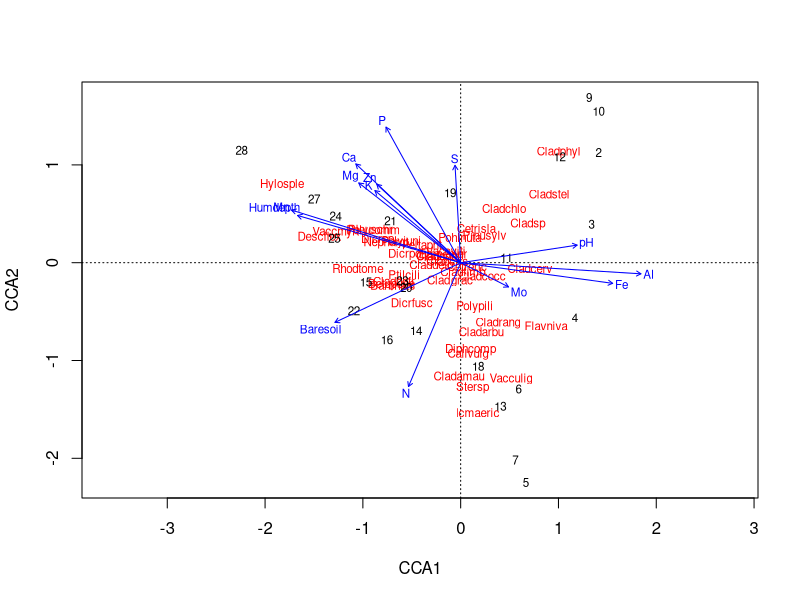
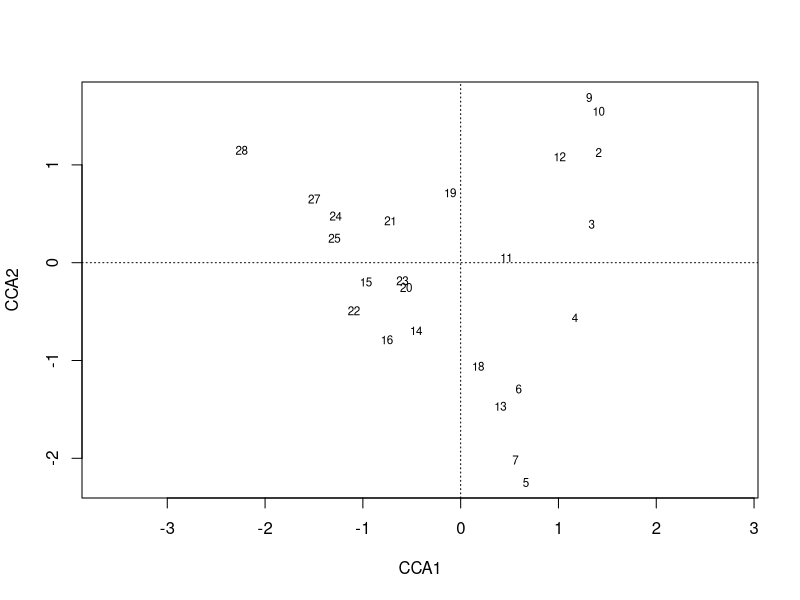
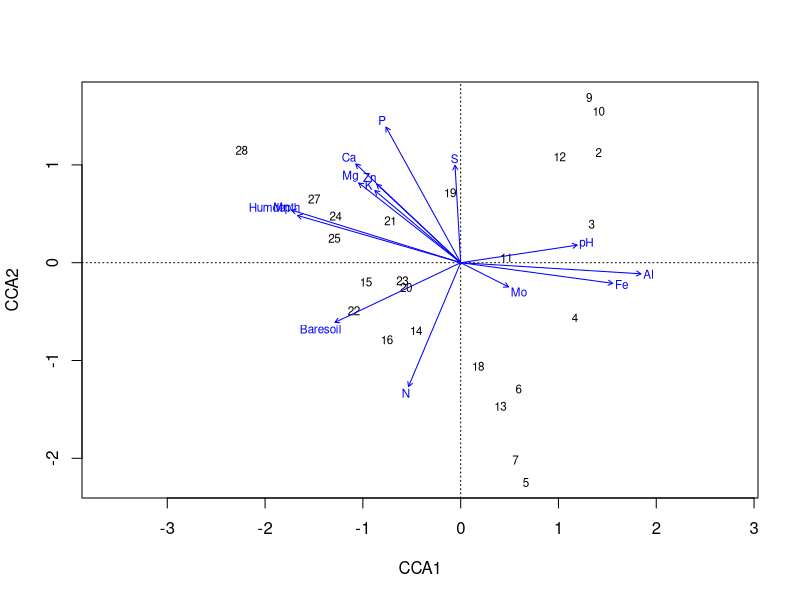
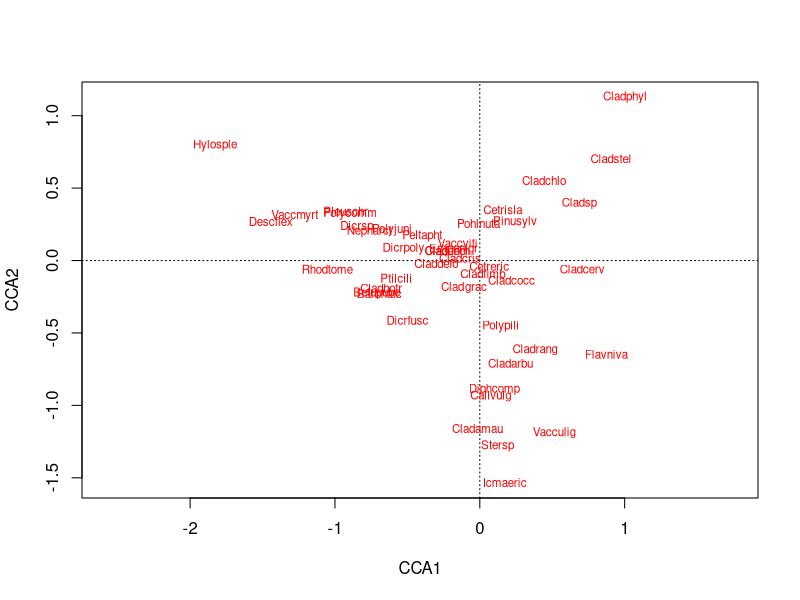
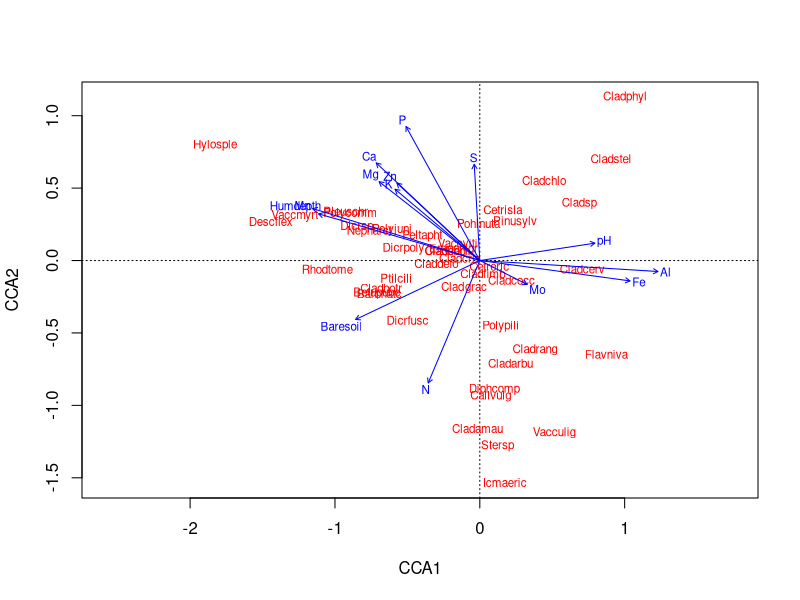

Generate these figures, in order, with R:
rm(list = ls())

# Procedimentos para calcular a CCA no programa R

library(vegan) # pacote vegan de funções no software R
?cca # explicação da análise CCA
data(varechem) # entrada da matriz preditora, dados ambientais
data(varespec) # entrada da matriz resposta, dados de abundância de espécies
ordistep(cca(varespec ~ ., varechem)) # seleciona as variáveis
# ambientais que mais explicam a variação da matriz resposta, 
# utilizando uma seleção do tipo stepwise com critério de
# informação de Akaike (AIC). A função ordistep faz parte do
# pacote vegan

env_sel <- varechem[,c(2, 3, 6, 11, 12, 13)] # criando um objeto
# contendo apenas as variáveis selecionadas no melhor modelo

cor(env_sel) # verifica multicolinearidade na matriz preditora
resu.cca <- cca(varespec ~ ., varechem) #cria o objeto resu.cca,
# que salva as informações da análise

vif.cca(resu.cca) # verifica multicolinearidade da matriz
# preditora. Valores acima de 10 indicam variáveis redundantes.
# A função 'vif.cca' deve ser rodada com o resultado da CCA e
# não com a variável preditora como na função 'cor'

summary(resu.cca) # sumariza os resultados
anova.cca(resu.cca) # verifica a significância global da análise
anova.cca(resu.cca, by = "axis") # verifica a significância por eixo da análise 

### Gráficos CCA

?plot.cca
plot(resu.cca) # plota o triplot da CCA
plot(resu.cca, display = c("wa")) # plota apenas os escores dos locais
plot(resu.cca, display = c("wa", "cn")) # plota escores dos locais e centroide das variáveis ambientais
plot(resu.cca, display = c("sp")) # plota apenas os escores das espécies
plot(resu.cca, display = c("sp", "cn")) # plota escores das espécies e centroide das variáveis ambientais

## No argumento 'display=c("")', é possível incluir as seguintes
# alternativas: "species" ou "sp" para escores das espécies,
# "sites" ou "wa" para escores dos locais, "lc" ou "LC scores"
# para restrições lineares, "bp" para setas do escores do biplot,
# ou "cn" para os centroides das restrições dos fatores em vez de
# uma seta. A escolha dependerá do que o usuário quer ver no 'plot'.

